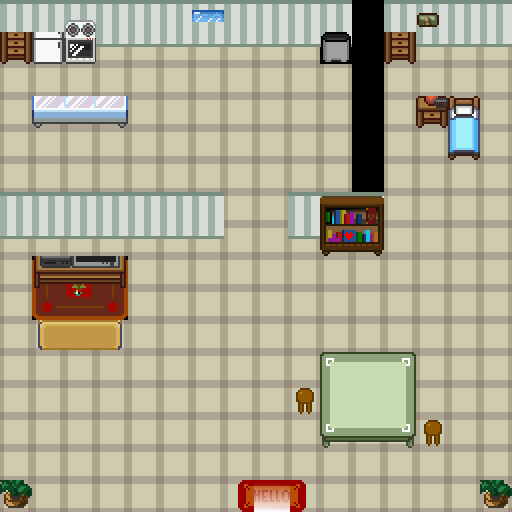

The image is a tile-based game level rendered from a .tmx file. Its description and complete source (layers, tilesets, objects, tile grids) follow:
An orthogonal 16x16 tile map with 32x32 px tiles, 2 tile layers (Calque de Tile 1, Calque 2), 1 hidden layer not drawn.

<map version="1.0" tiledversion="1.0.3" orientation="orthogonal" renderorder="right-down" width="16" height="16" tilewidth="32" tileheight="32" nextobjectid="1">
 <tileset firstgid="1" source="tileset.tsx" />
 <layer name="Calque de Tile 1" width="16" height="16">
  <data encoding="csv">
910,910,910,910,910,910,910,910,910,910,910,0,910,910,910,910,
905,905,905,905,905,905,905,905,905,905,911,1747,905,905,905,905,
905,905,905,905,905,905,905,905,905,905,905,1747,905,905,905,905,
905,905,905,905,905,905,905,905,905,905,905,1747,905,905,905,905,
905,905,905,905,905,905,905,905,905,905,905,1747,905,905,905,905,
905,905,905,905,905,905,905,905,905,905,905,1747,905,905,905,905,
905,905,905,905,905,905,905,905,905,905,910,910,905,905,905,905,
905,905,905,905,905,905,905,905,905,905,905,905,905,905,905,905,
905,2444,2445,2446,905,905,905,905,905,905,905,905,905,905,905,905,
905,2508,2509,2510,905,905,905,905,905,905,905,905,905,905,905,905,
905,905,905,905,905,905,905,905,905,905,905,905,905,905,905,905,
905,905,905,905,905,905,905,905,905,905,905,905,905,905,905,905,
905,905,905,905,905,905,905,905,905,905,905,905,905,905,905,905,
905,905,905,905,905,905,905,905,905,905,905,905,905,905,905,905,
905,905,905,905,905,905,905,905,905,905,905,905,905,905,905,905,
905,905,905,905,905,905,905,905,905,905,905,905,905,905,905,905
</data>
 </layer>
 <layer name="Calque 2" width="16" height="16">
  <data encoding="csv">
0,0,1034,0,0,0,904,0,0,0,0,0,0,2308,0,0,
1089,914,1098,911,911,911,911,911,911,911,2054,220,1089,911,911,911,
0,0,0,0,0,0,0,0,0,0,0,0,0,0,0,0,
0,1090,1091,1092,0,0,0,0,0,0,0,0,0,1042,980,0,
0,0,0,0,0,0,0,0,0,0,0,0,0,0,1044,0,
0,0,0,0,0,0,0,0,0,0,0,0,0,0,0,0,
910,910,910,910,910,910,910,0,0,910,2305,2306,0,0,0,0,
911,911,911,911,911,911,911,0,0,911,2369,2370,0,0,0,0,
0,1230,1231,1232,0,0,0,0,0,0,0,0,0,0,0,0,
0,0,0,0,0,0,0,0,0,0,0,0,0,0,0,0,
0,1103,1104,1105,0,0,0,0,0,0,0,0,0,0,0,0,
0,0,0,0,0,0,0,0,0,0,2119,2120,2121,0,0,0,
0,0,0,0,0,0,0,0,0,2307,2183,2184,2185,0,0,0,
0,0,0,0,0,0,0,0,0,0,2247,2248,2249,2307,0,0,
0,0,0,0,0,0,0,0,0,0,0,0,0,0,0,0,
1493,0,0,0,0,0,0,2511,2512,2513,0,0,0,0,0,1493
</data>
 </layer>
 <layer name="Calque 3" width="16" height="16" visible="0">
  <data encoding="csv">
1025,850,0,0,0,0,0,0,0,0,0,220,1025,0,0,0,
0,0,0,0,0,0,0,0,0,0,0,0,0,0,0,0,
0,1026,1027,1028,0,0,0,0,0,0,0,0,0,978,0,0,
0,0,0,0,0,0,0,0,0,0,0,220,0,0,0,0,
0,0,0,0,0,0,0,0,0,0,0,220,0,0,0,0,
220,220,220,220,220,220,220,0,0,220,220,220,0,0,0,0,
0,0,0,0,0,0,0,0,0,0,0,0,0,0,0,0,
0,1166,1167,1168,0,0,0,0,0,0,0,0,0,0,0,0,
0,0,0,0,0,0,0,0,0,0,0,0,0,0,0,0,
0,1039,0,1041,0,0,0,0,0,0,0,0,0,0,0,0,
0,0,0,0,0,0,0,0,0,0,0,0,0,0,0,0,
0,0,0,0,0,0,0,0,0,0,0,0,0,0,0,0,
0,0,0,0,0,0,0,0,0,0,0,2246,0,0,0,0,
0,0,0,0,0,0,0,0,0,0,0,0,0,0,0,0,
1429,0,0,0,0,0,0,0,0,0,0,0,0,0,0,1429,
0,0,0,0,0,0,0,0,0,0,0,0,0,0,0,0
</data>
 </layer>
</map>
